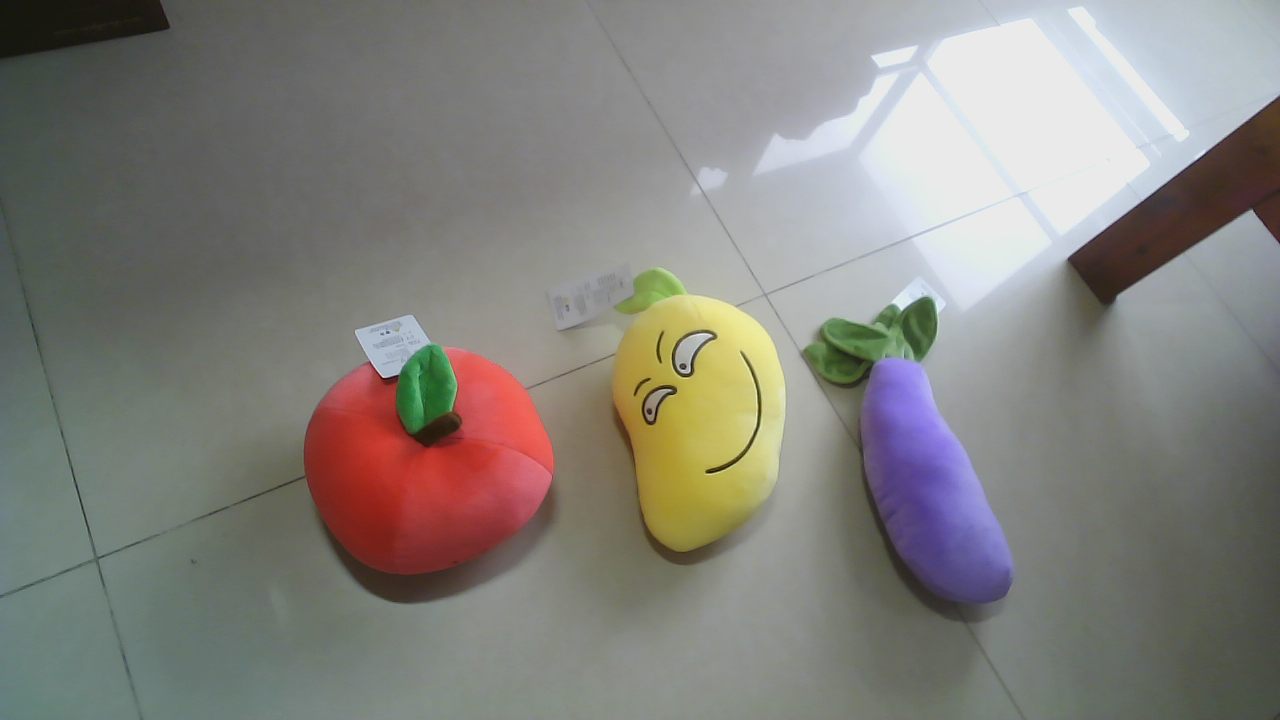
//> input picture src/object_color_detector/tool/para_test_tool/img/1.png, 1280 x 720 px
$ ./main ../img/1.png   (built with g++ and OpenCV 4)
//> lines starting //> are read from the running program, lines starting //| are printed output that depends on the picture; after the words box and inside, x2 and y2 are one past the last pixel; in counts of white or black regions, pixels touching at a corner belong together
#include<opencv2/core.hpp>
#include<opencv2/highgui.hpp>
#include<opencv2/imgproc.hpp>
using namespace cv;
#include<iostream>
#include<string>
using namespace std;
//输入图像
Mat img;
//灰度值归一化
Mat bgr;
//HSV图像
Mat hsv;
//色相
int hmin = 0;
int hmin_Max = 360;
int hmax = 360;
int hmax_Max = 360;
//饱和度
int smin = 70;
int smin_Max = 255;
int smax = 255;
int smax_Max = 255;
//亮度
int vmin = 60;
int vmin_Max = 255;
int vmax = 250;
int vmax_Max = 255;
//显示原图的窗口
string windowName = "src";
//输出图像的显示窗口
string dstName = "dst";
//输出图像
Mat dst;
//回调函数
void callBack(int, void*)
{
	//输出图像分配内存
	dst = Mat::zeros(img.size(), CV_32FC3);
	//掩码
	Mat mask;
	inRange(hsv, Scalar(hmin, smin / float(smin_Max), vmin / float(vmin_Max)), Scalar(hmax, smax / float(smax_Max), vmax / float(vmax_Max)), mask);
	//只保留
	for (int r = 0; r < bgr.rows; r++)
	{
		for (int c = 0; c < bgr.cols; c++)
		{
			if (mask.at<uchar>(r, c) == 255)
			{
				dst.at<Vec3f>(r, c) = bgr.at<Vec3f>(r, c);
			}
		}
	}
	//输出图像
	imshow(dstName, dst);
	//保存图像
	dst.convertTo(dst, CV_8UC3, 255.0, 0);
	imwrite("HSV_inRange.jpg", dst);
}
int main(int argc, char*argv[])
{
	//输入图像
	img = imread(argv[1], IMREAD_COLOR);
//> img is the input picture: 720 rows x 1280 cols, CV_8UC3; mean B, G, R 124.5, 129.9, 131.6
	if (!img.data || img.channels() != 3)
		return -1;
	imshow(windowName, img);
	//彩色图像的灰度值归一化
	img.convertTo(bgr, CV_32FC3, 1.0 / 255, 0);
	//颜色空间转换
	cvtColor(bgr, hsv, COLOR_BGR2HSV);
//> hsv: 720 rows x 1280 cols, CV_32FC3; mean H, S, V 108.4, 0.1, 0.5
	//定义输出图像的显示窗口
	namedWindow(dstName, WINDOW_GUI_EXPANDED);
	//调节色相 H
	createTrackbar("hmin", dstName, &hmin, hmin_Max, callBack);
	createTrackbar("hmax", dstName, &hmax, hmax_Max, callBack);
	//调节饱和度 S
	createTrackbar("smin", dstName, &smin, smin_Max, callBack);
	createTrackbar("smax", dstName, &smax, smax_Max, callBack);
	//调节亮度 V
	createTrackbar("vmin", dstName, &vmin, vmin_Max, callBack);
	createTrackbar("vmax", dstName, &vmax, vmax_Max, callBack);
	callBack(0, 0);
//> in callBack, `inRange(hsv, Scalar(hmin, smin / float(smin_Max), vmin / float(vmin_Ma..`:
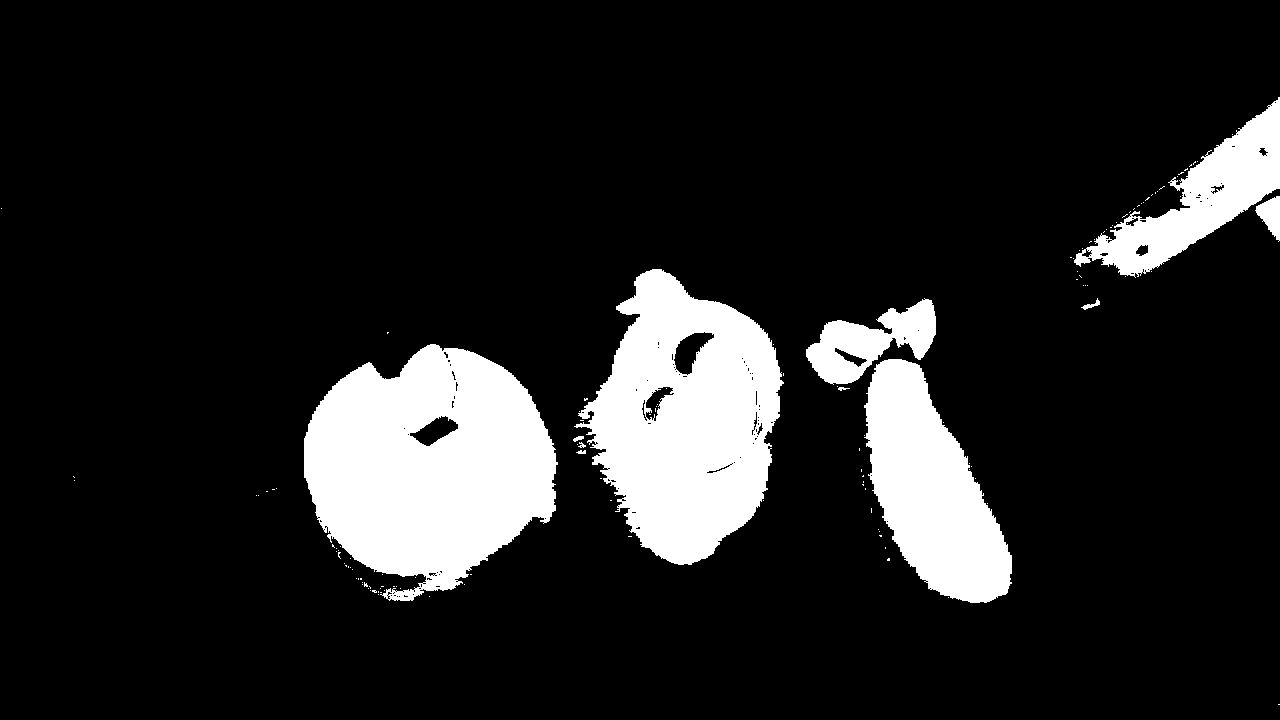
//> mask: 720 rows x 1280 cols, CV_8UC1; 13.3% white; 132 white regions (121 under 20 px), largest, box (x1, y1, x2, y2) and area: (304, 344, 558, 601) 44721, (574, 269, 784, 565) 38312, (864, 359, 1012, 603) 21013
//> after the loop in callBack, `for (int r = 0; r < bgr.rows; r++)`:
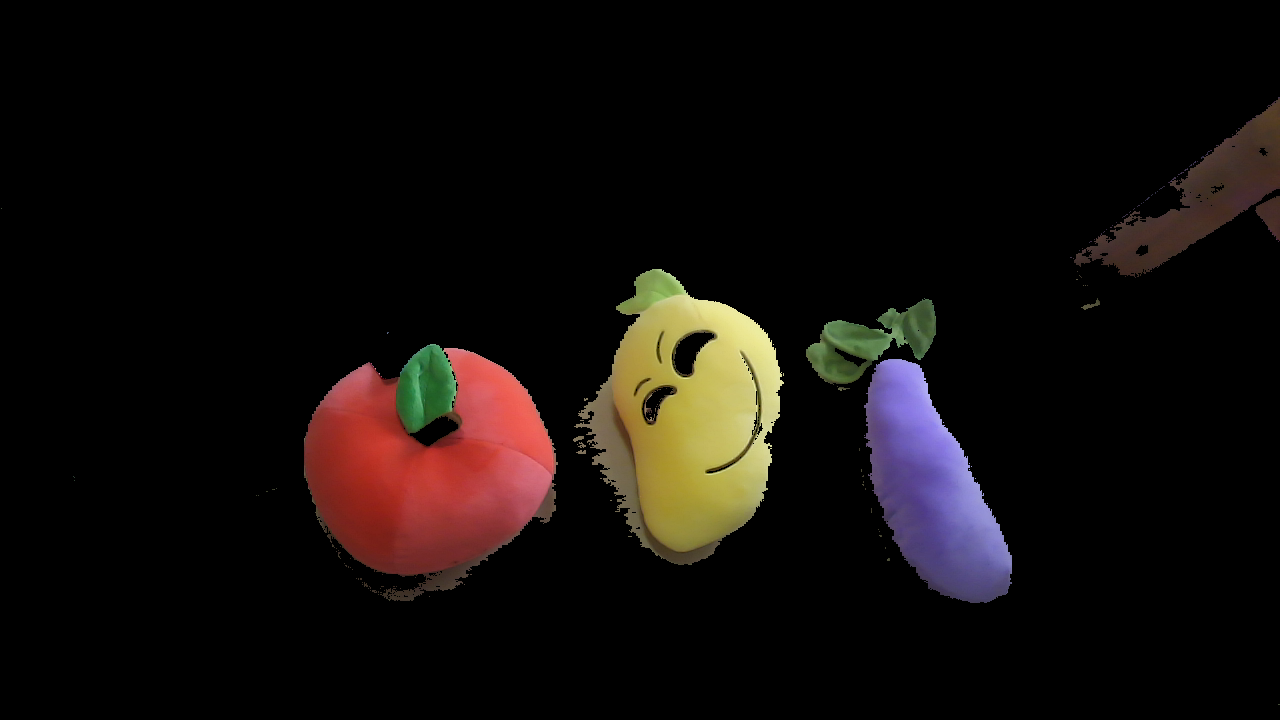
//> dst: 720 rows x 1280 cols, CV_32FC3; mean B, G, R 0.0431, 0.0521, 0.0725
	waitKey(0);
	return 0;
}
